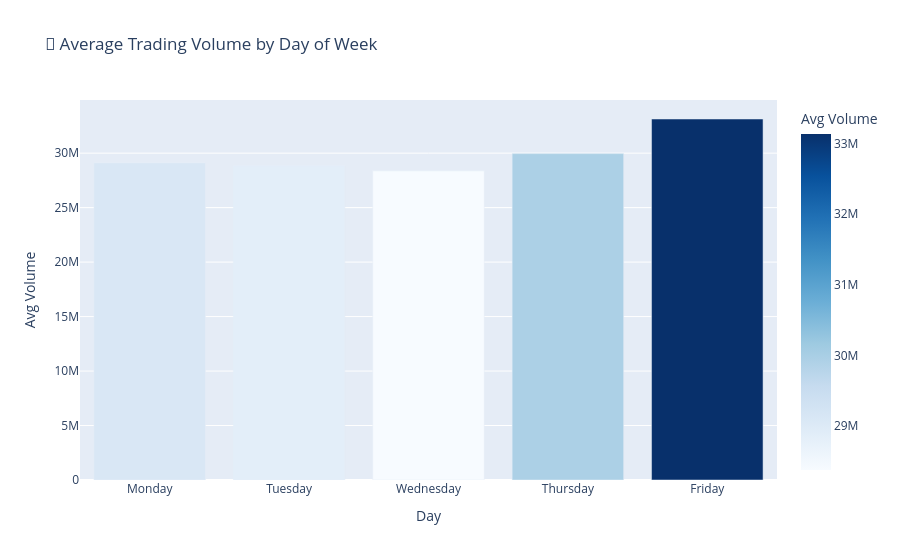

Source (notebook cell):
### Code cell
df['day_of_week'] = df['date'].dt.day_name()

day_order = ['Monday', 'Tuesday', 'Wednesday', 'Thursday', 'Friday']

volume_by_day = df.groupby('day_of_week')['volume'].mean().reset_index()
volume_by_day.columns = ['day_of_week', 'avg_volume']
volume_by_day['day_of_week'] = pd.Categorical(volume_by_day['day_of_week'], categories=day_order, ordered=True)
volume_by_day = volume_by_day.sort_values('day_of_week')

fig = px.bar(
    volume_by_day,
    x='day_of_week',
    y='avg_volume',
    color='avg_volume',
    color_continuous_scale='Blues',
    title='📅 Average Trading Volume by Day of Week',
    labels={'avg_volume': 'Avg Volume', 'day_of_week': 'Day'}
)
fig.show()

### Figure 1 — Plotly figure (JSON) as saved in the notebook; plotly's stock layout.template omitted (floating-point values rounded to 4 significant figures)
{"data": [{"hovertemplate": "Day=%{x}<br>Avg Volume=%{marker.color}<extra></extra>", "legendgroup": "", "marker": {"color": [29100000.0, 28840000.0, 28380000.0, 29960000.0, 33130000.0], "coloraxis": "coloraxis", "pattern": {"shape": ""}}, "name": "", "orientation": "v", "showlegend": false, "textposition": "auto", "type": "bar", "x": ["Monday", "Tuesday", "Wednesday", "Thursday", "Friday"], "xaxis": "x", "y": [29100000.0, 28840000.0, 28380000.0, 29960000.0, 33130000.0], "yaxis": "y"}], "layout": {"barmode": "relative", "coloraxis": {"colorbar": {"title": {"text": "Avg Volume"}}, "colorscale": [[0, "rgb(247,251,255)"], [0.125, "rgb(222,235,247)"], [0.25, "rgb(198,219,239)"], [0.375, "rgb(158,202,225)"], [0.5, "rgb(107,174,214)"], [0.625, "rgb(66,146,198)"], [0.75, "rgb(33,113,181)"], [0.875, "rgb(8,81,156)"], [1, "rgb(8,48,107)"]]}, "legend": {"tracegroupgap": 0}, "title": {"text": "📅 Average Trading Volume by Day of Week"}, "xaxis": {"anchor": "y", "domain": [0, 1], "title": {"text": "Day"}}, "yaxis": {"anchor": "x", "domain": [0, 1], "title": {"text": "Avg Volume"}}}}
